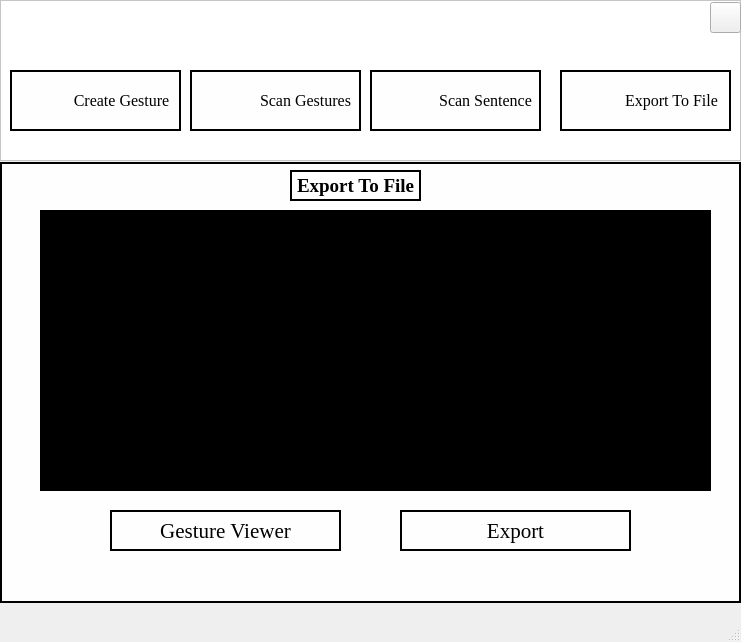
<?xml version="1.0" encoding="UTF-8"?>
<ui version="4.0">
 <class>MainWindow</class>
 <widget class="QMainWindow" name="MainWindow">
  <property name="geometry">
   <rect>
    <x>0</x>
    <y>0</y>
    <width>741</width>
    <height>642</height>
   </rect>
  </property>
  <property name="windowTitle">
   <string>MainWindow</string>
  </property>
  <widget class="QWidget" name="centralwidget">
   <widget class="QGraphicsView" name="graphicsView">
    <property name="geometry">
     <rect>
      <x>0</x>
      <y>162</y>
      <width>741</width>
      <height>441</height>
     </rect>
    </property>
    <property name="styleSheet">
     <string notr="true">background-color:#fefefe;
border: 2px solid black;</string>
    </property>
   </widget>
   <widget class="QLabel" name="label">
    <property name="geometry">
     <rect>
      <x>290</x>
      <y>170</y>
      <width>131</width>
      <height>31</height>
     </rect>
    </property>
    <property name="font">
     <font>
      <family>Times New Roman</family>
      <pointsize>14</pointsize>
      <weight>75</weight>
      <bold>true</bold>
     </font>
    </property>
    <property name="styleSheet">
     <string notr="true">color:black;
background-color: white;
border: 2px solid black; </string>
    </property>
    <property name="text">
     <string>Export To File</string>
    </property>
   </widget>
   <widget class="QTextBrowser" name="textBrowser_98">
    <property name="enabled">
     <bool>true</bool>
    </property>
    <property name="geometry">
     <rect>
      <x>40</x>
      <y>210</y>
      <width>671</width>
      <height>281</height>
     </rect>
    </property>
    <property name="styleSheet">
     <string notr="true">border: 2px solid black;
background-color:black;
color:white;</string>
    </property>
    <property name="frameShape">
     <enum>QFrame::Box</enum>
    </property>
    <property name="html">
     <string>&lt;!DOCTYPE HTML PUBLIC &quot;-//W3C//DTD HTML 4.0//EN&quot; &quot;http://www.w3.org/TR/REC-html40/strict.dtd&quot;&gt;
&lt;html&gt;&lt;head&gt;&lt;meta name=&quot;qrichtext&quot; content=&quot;1&quot; /&gt;&lt;style type=&quot;text/css&quot;&gt;
p, li { white-space: pre-wrap; }
&lt;/style&gt;&lt;/head&gt;&lt;body style=&quot; font-family:'MS Shell Dlg 2'; font-size:8.25pt; font-weight:400; font-style:normal;&quot;&gt;
&lt;p style=&quot;-qt-paragraph-type:empty; margin-top:0px; margin-bottom:0px; margin-left:0px; margin-right:0px; -qt-block-indent:0; text-indent:0px;&quot;&gt;&lt;br /&gt;&lt;/p&gt;&lt;/body&gt;&lt;/html&gt;</string>
    </property>
   </widget>
   <widget class="QPushButton" name="pushButton_2">
    <property name="geometry">
     <rect>
      <x>400</x>
      <y>510</y>
      <width>231</width>
      <height>41</height>
     </rect>
    </property>
    <property name="font">
     <font>
      <family>Times New Roman</family>
      <pointsize>16</pointsize>
      <weight>50</weight>
      <italic>false</italic>
      <bold>false</bold>
     </font>
    </property>
    <property name="styleSheet">
     <string notr="true">QPushButton#pushButton_2{
color: black;
background-color:#fefefe;
border: 2px solid black;
font: 16pt &quot;Times New Roman&quot;;
background-repeat:none;
}
QPushButton#pushButton_2:hover
{
	background-color:#4ba1df;
	color:black;
}</string>
    </property>
    <property name="text">
     <string>Export</string>
    </property>
   </widget>
   <widget class="QGraphicsView" name="graphicsView_2">
    <property name="geometry">
     <rect>
      <x>0</x>
      <y>0</y>
      <width>741</width>
      <height>161</height>
     </rect>
    </property>
    <property name="toolTip">
     <string>&lt;html&gt;&lt;head/&gt;&lt;body&gt;&lt;p&gt;&lt;br/&gt;&lt;/p&gt;&lt;/body&gt;&lt;/html&gt;</string>
    </property>
    <property name="styleSheet">
     <string notr="true">background-color: white;
</string>
    </property>
   </widget>
   <widget class="QLabel" name="label_2">
    <property name="geometry">
     <rect>
      <x>130</x>
      <y>10</y>
      <width>521</width>
      <height>31</height>
     </rect>
    </property>
    <property name="font">
     <font>
      <family>Times New Roman</family>
      <pointsize>18</pointsize>
      <weight>75</weight>
      <bold>true</bold>
     </font>
    </property>
    <property name="styleSheet">
     <string notr="true">color:white;</string>
    </property>
    <property name="text">
     <string>Sign Language Recognition Using Hand Gestures</string>
    </property>
   </widget>
   <widget class="QPushButton" name="create">
    <property name="geometry">
     <rect>
      <x>10</x>
      <y>70</y>
      <width>171</width>
      <height>61</height>
     </rect>
    </property>
    <property name="font">
     <font>
      <family>TImes New Roman</family>
      <pointsize>12</pointsize>
      <weight>50</weight>
      <italic>false</italic>
      <bold>false</bold>
     </font>
    </property>
    <property name="layoutDirection">
     <enum>Qt::RightToLeft</enum>
    </property>
    <property name="styleSheet">
     <string notr="true">QPushButton#create{
padding-left:-40px;
color:black;
background-color:#fefefe;
border: 2px solid black;
font: 12pt &quot;TImes New Roman&quot;;
background-image:url(&quot;icons/create.png&quot;);
background-repeat:none;
}
QPushButton#create:hover
{
   background-color:#4ba1df;
	color:white;
}</string>
    </property>
    <property name="text">
     <string>   Create Gesture</string>
    </property>
   </widget>
   <widget class="QPushButton" name="scan_sen">
    <property name="geometry">
     <rect>
      <x>370</x>
      <y>70</y>
      <width>171</width>
      <height>61</height>
     </rect>
    </property>
    <property name="font">
     <font>
      <family>TImes New Roman</family>
      <pointsize>12</pointsize>
      <weight>50</weight>
      <italic>false</italic>
      <bold>false</bold>
     </font>
    </property>
    <property name="styleSheet">
     <string notr="true">QPushButton#scan_sen{
padding-left:-40px;
color:black;
background-color:#fefefe;
border: 2px solid black;
font: 12pt &quot;TImes New Roman&quot;;
background-image:url(&quot;icons/sent.png&quot;);
background-repeat:none;
}
QPushButton#scan_sen:hover
{
   background-color:#4ba1df;
	color:white;
}</string>
    </property>
    <property name="text">
     <string>                          Scan Sentence </string>
    </property>
   </widget>
   <widget class="QPushButton" name="scan_sinlge">
    <property name="geometry">
     <rect>
      <x>190</x>
      <y>70</y>
      <width>171</width>
      <height>61</height>
     </rect>
    </property>
    <property name="font">
     <font>
      <family>TImes New Roman</family>
      <pointsize>12</pointsize>
      <weight>50</weight>
      <italic>false</italic>
      <bold>false</bold>
     </font>
    </property>
    <property name="layoutDirection">
     <enum>Qt::LeftToRight</enum>
    </property>
    <property name="autoFillBackground">
     <bool>false</bool>
    </property>
    <property name="styleSheet">
     <string notr="true">QPushButton#scan_sinlge{
padding-left:-40px;
color:black;
background-color:#fefefe;
border: 2px solid black;
font: 12pt &quot;TImes New Roman&quot;;
background-image:url(&quot;icons/scan.png&quot;);
background-repeat:none;
}
QPushButton#scan_sinlge:hover
{
   background-color:#4ba1df;
	color:white;
}</string>
    </property>
    <property name="text">
     <string>                         Scan Gestures</string>
    </property>
   </widget>
   <widget class="QPushButton" name="exp2">
    <property name="geometry">
     <rect>
      <x>560</x>
      <y>70</y>
      <width>171</width>
      <height>61</height>
     </rect>
    </property>
    <property name="font">
     <font>
      <family>TImes New Roman</family>
      <pointsize>12</pointsize>
      <weight>50</weight>
      <italic>false</italic>
      <bold>false</bold>
     </font>
    </property>
    <property name="styleSheet">
     <string notr="true">QPushButton#exp2{
padding-left:-40px;
color:black;
background-color:#fefefe;
border: 2px solid black;
font: 12pt &quot;TImes New Roman&quot;;
background-image:url(&quot;icons/export.png&quot;);
background-repeat:none;
}
QPushButton#exp2:hover
{
   background-color:#4ba1df;
	color:white;
}</string>
    </property>
    <property name="text">
     <string>                       Export To File</string>
    </property>
    <property name="checkable">
     <bool>false</bool>
    </property>
    <property name="autoRepeat">
     <bool>false</bool>
    </property>
    <property name="autoExclusive">
     <bool>false</bool>
    </property>
    <property name="autoDefault">
     <bool>false</bool>
    </property>
    <property name="default">
     <bool>false</bool>
    </property>
    <property name="flat">
     <bool>false</bool>
    </property>
   </widget>
   <widget class="QPushButton" name="exit_button">
    <property name="geometry">
     <rect>
      <x>710</x>
      <y>2</y>
      <width>31</width>
      <height>31</height>
     </rect>
    </property>
    <property name="styleSheet">
     <string notr="true">QPushButton#exit_button{
background-image:url(&quot;icons/quit.png&quot;);
background-repeat:none;
}</string>
    </property>
    <property name="text">
     <string/>
    </property>
   </widget>
   <widget class="QPushButton" name="pushButton_3">
    <property name="geometry">
     <rect>
      <x>110</x>
      <y>510</y>
      <width>231</width>
      <height>41</height>
     </rect>
    </property>
    <property name="font">
     <font>
      <family>Times New Roman</family>
      <pointsize>16</pointsize>
      <weight>50</weight>
      <italic>false</italic>
      <bold>false</bold>
     </font>
    </property>
    <property name="styleSheet">
     <string notr="true">QPushButton#pushButton_3{
color: black;
background-color:#fefefe;
border: 2px solid black;
font: 16pt &quot;Times New Roman&quot;;
background-repeat:none;
}
QPushButton#pushButton_3:hover
{
	background-color:#4ba1df;
	color:black;
}</string>
    </property>
    <property name="text">
     <string>Gesture Viewer</string>
    </property>
   </widget>
  </widget>
  <widget class="QMenuBar" name="menubar">
   <property name="geometry">
    <rect>
     <x>0</x>
     <y>0</y>
     <width>741</width>
     <height>21</height>
    </rect>
   </property>
  </widget>
  <widget class="QStatusBar" name="statusbar"/>
 </widget>
 <resources/>
 <connections/>
</ui>
